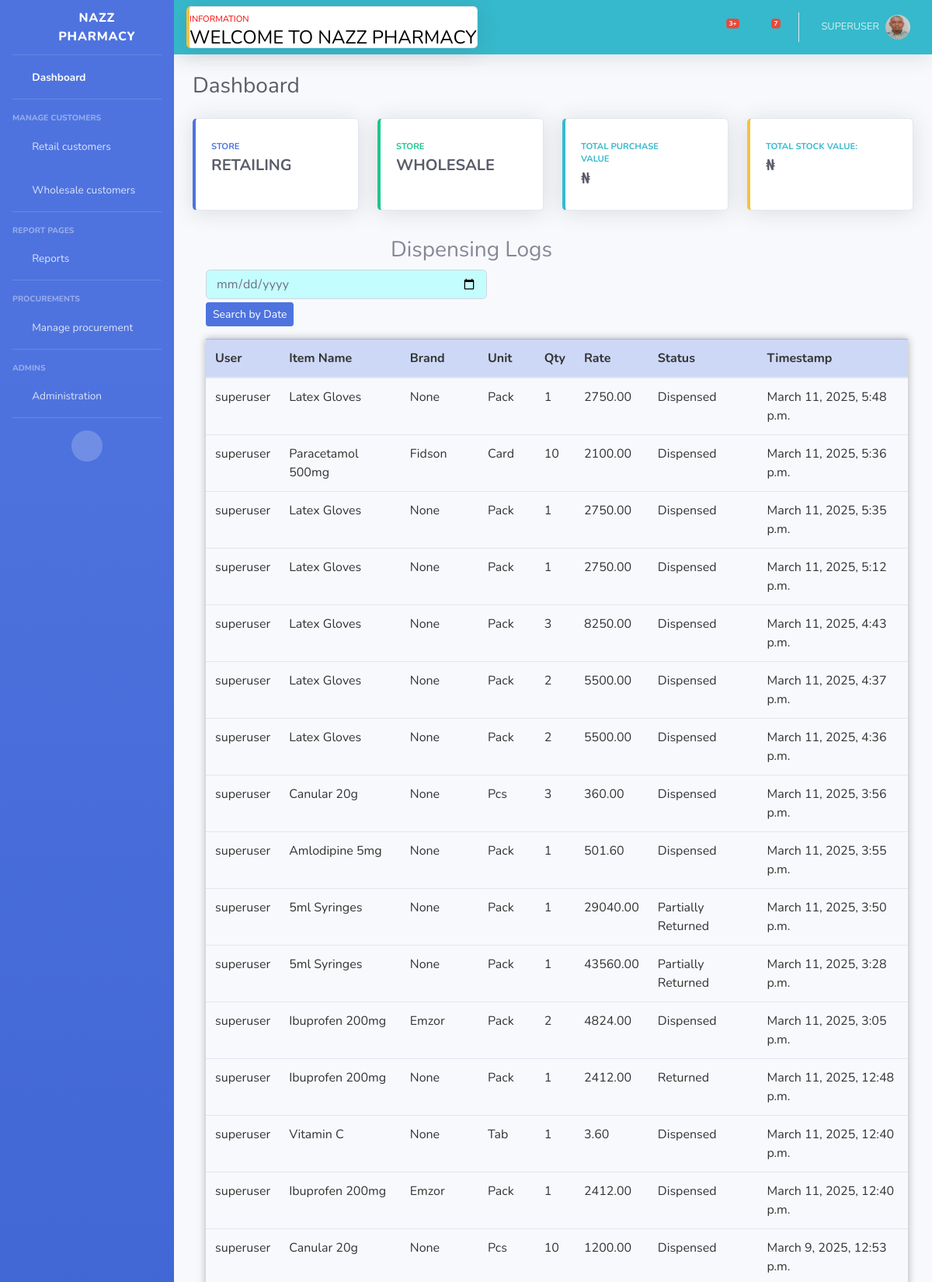
The page /dispensing_log/ (signed in, upper part) on the database its author committed.
### userauth/models.py (models this page shows, shortened)
class User(AbstractUser):
    username = models.CharField(max_length=200, null=True, blank=True)
    mobile = models.CharField(max_length=20, unique=True)
    USERNAME_FIELD = 'mobile'
    REQUIRED_FIELDS = ['username']

class Profile(models.Model):
    user = models.OneToOneField(User, on_delete=models.CASCADE)
    image = models.ImageField(upload_to='uploads/images/', blank=True, null=True)
    full_name = models.CharField(max_length=200, blank=True, null=True)
    user_type = models.CharField(max_length=200, choices=USER_TYPE, blank=True, null=True)

### store/models.py (models this page shows, shortened)
class DispensingLog(models.Model):
    user = models.ForeignKey(User, on_delete=models.CASCADE)
    name = models.CharField(max_length=100)
    dosage_form = models.ForeignKey(Formulation, on_delete=models.CASCADE, blank=True, null=True)
    brand = models.CharField(max_length=100, blank=True, null=True)
    unit = models.CharField(max_length=10, choices=UNIT, null=True, blank=True)
    quantity = models.PositiveIntegerField(default=0)
    amount = models.DecimalField(max_digits=10, decimal_places=2, default=0)
    status = models.CharField(max_length=20, choices=STATUS_CHOICES, default='Dispensed')
    created_at = models.DateTimeField(default=datetime.now)

### store/views.py (the view)
# urls.py: path('dispensing_log/', views.dispensing_log, name='dispensing_log'),
@login_required
def dispensing_log(request):
    if request.user.is_authenticated:
        logs = DispensingLog.objects.all().order_by('-created_at')
        if date_filter := request.GET.get('date'):
            selected_date = parse_date(date_filter)
            if selected_date:
                logs = logs.filter(created_at__date=selected_date)
                return render(request, 'partials/partials_dispensing_log.html', {'logs': logs})
        if status_filter := request.GET.get('status'):
            logs = logs.filter(status=status_filter)
            return render(request, 'partials/partials_dispensing_log.html', {'logs': logs})
        return render(request, 'store/dispensing_log.html', {'logs': logs})
    else:
        return redirect('store:index')

### templates/store/dispensing_log.html (shortened to what this page needs)
{% extends "partials/base.html" %}
{% block content %}
<div class="col-12 offset-md-2 table-responsive" id="main">
    <h3 class="col-md-8 offset-md-3">Dispensing Logs</h3>
    <form method="GET" action="" hx-get="{% url 'store:dispensing_log' %}" hx-target="#logsTable" hx-swap="outerHTML">
        <input type="date" name="date" id="searchDate" class="form-control" value="{{ request.GET.date|default:'' }}"
            style="background-color: rgb(196, 253, 253); width: 40%;">
        <input type="submit" class="btn btn-primary btn-sm mb-3 mt-1" value="Search by Date">
    </form>
    <table class="table table-hover" style="box-shadow: 0 0 10px rgba(0, 0, 0, 0.3);">
        <thead class="table-primary">
            <tr>
                <th scope="col">User</th>
                <th scope="col">Item Name</th>
                <th scope="col">Brand</th>
                <th scope="col">Unit</th>
                <th scope="col">Qty</th>
                <th scope="col">Rate</th>
                <th scope="col">Status</th>
                <th scope="col">Timestamp</th>
            </tr>
        </thead>
        <tbody id="logsTable">
            {% for log in logs %}
            <tr>
                <td>{{ log.user.get_full_name|default:log.user.username }}</td>
                <td>{{ log.name|title }}</td>
                <td>{{ log.brand|title }}</td>
                <td>{{ log.unit }}</td>
                <td>{{ log.quantity }}</td>
                <td>{{ log.amount }}</td>
                <td>{{ log.get_status_display }}</td>
                <td>{{ log.created_at }}</td>
            </tr>
            {% endfor %}
        </tbody>
    </table>
</div>
{% endblock %}

### templates/partials/base.html (shortened to what this page needs)
{% load static %}
{% load humanize %}
<!DOCTYPE html>
<html lang="en">
<head>
    <link href="{% static 'vendor/fontawesome-free/css/all.min.css' %}" rel="stylesheet" type="text/css">
    <link href="{% static 'css/sb-admin-2.min.css' %}" rel="stylesheet">
</head>
<body id="page-top">
    <div id="wrapper">
        <ul class="navbar-nav bg-gradient-primary sidebar sidebar-dark accordion" id="accordionSidebar">
            <a class="sidebar-brand d-flex align-items-center justify-content-center"
                href="{% url 'store:dashboard' %}">
                <div class="sidebar-brand-icon rotate-n-15">
                    <i class="fas fa-prescription"></i>
                </div>
                <div class="sidebar-brand-text mx-3">NAZZ PHARMACY</div>
            </a>
            <hr class="sidebar-divider my-0">
            <li class="nav-item active">
                <a class="nav-link" href="{% url 'store:dashboard' %}">
                    <i class="fas fa-fw fa-tachometer-alt"></i>
                    <span>Dashboard</span></a>
            </li>
            <hr class="sidebar-divider">
            <div class="sidebar-heading">
                manage customers
            </div>
            <li class="nav-item">
                <a class="nav-link collapsed" href="#" data-toggle="collapse" data-target="#collapseRetail"
                    aria-expanded="true" aria-controls="collapseRetail">
                    <i class="fas fa-fw fa-users"></i>
                    <span>Retail customers</span>
                </a>
            </li>
            <li class="nav-item">
                <a class="nav-link collapsed" href="#" data-toggle="collapse" data-target="#collapseWholesale"
                    aria-expanded="true" aria-controls="collapseWholesale">
                    <i class="fas fa-fw fa-users"></i>
                    <span>Wholesale customers</span>
                </a>
            </li>
            <hr class="sidebar-divider">
            <div class="sidebar-heading">
                Report Pages
            </div>
            <li class="nav-item">
                <a class="nav-link collapsed" href="#" data-toggle="collapse" data-target="#collapseReport"
                    aria-expanded="true" aria-controls="collapseReport">
                    <i class="fas fa-fw fa-chart-line"></i>
                    <span>Reports</span>
                </a>
            </li>
            <hr class="sidebar-divider">
            <div class="sidebar-heading">
                Procurements
            </div>
            <li class="nav-item">
                <a class="nav-link collapsed" href="#" data-toggle="collapse" data-target="#collapsePages"
                    aria-expanded="true" aria-controls="collapsePages">
                    <i class="fas fa-fw fa-truck"></i>
                    <span>Manage procurement</span>
                </a>
            </li>
            <hr class="sidebar-divider">
            <div class="sidebar-heading">
                Admins
            </div>
            <li class="nav-item ">
                <a class="nav-link collapsed" href="#" data-toggle="collapse" data-target="#collapseAdmin"
                    aria-expanded="true" aria-controls="collapseReport">
                    <i class="fas fa-fw fa-user-cog"></i>
                    <span>Administration</span>
                </a>
            </li>
            <hr class="sidebar-divider d-none d-md-block">
            <div class="text-center d-none d-md-inline">
                <button class="rounded-circle border-0 lg" id="sidebarToggle"></button>
            </div>
        </ul>
        <div id="content-wrapper" class="d-flex flex-column">
            <div id="content">
                <nav class="navbar navbar-expand navbar-dark bg-info topbar mb-4 static-top shadow">
                    <div class="card border-left-warning shadow h-100 py-2">
                        <div class="card-head text-xs" style="color: red;">INFORMATION
                            <marquee behavior="" direction="">
                                <h4 style="color: black">WELCOME TO NAZZ PHARMACY</h4>
                            </marquee>
                        </div>
                    </div>
                    <ul class="navbar-nav ml-auto">
                        <li class="nav-item dropdown no-arrow mx-1">
                            <a class="nav-link dropdown-toggle" href="#" id="alertsDropdown" role="button"
                                data-toggle="dropdown" aria-haspopup="true" aria-expanded="false">
                                <i class="fas fa-bell fa-fw"></i>
                                <span class="badge badge-danger badge-counter">3+</span>
                            </a>
                        </li>
                        <li class="nav-item dropdown no-arrow mx-1">
                            <a class="nav-link dropdown-toggle" href="#" id="messagesDropdown" role="button"
                                data-toggle="dropdown" aria-haspopup="true" aria-expanded="false">
                                <i class="fas fa-envelope fa-fw"></i>
                                <span class="badge badge-danger badge-counter">7</span>
                            </a>
                        </li>
                        {% if user.is_authenticated %}
                        <li class="nav-item dropdown no-arrow">
                            <a class="nav-link dropdown-toggle" href="#" id="userDropdown" role="button"
                                data-toggle="dropdown" aria-haspopup="true" aria-expanded="false">
                                <span class="mr-2 d-none d-lg-inline text-white-600 small">
                                    {{ user.username|upper }}</span>
                                <img class="img-profile rounded-circle"
                                    src="{% if user.profile.image %}{{ user.profile.image.url }}{% else %}{% static 'img/undraw_profile.svg' %}{% endif %}">
                            </a>
                        </li>
                        {% else %}
                        <a href="{% url 'store:index' %}" class="btn btn-outline-light btn-sm my-3"
                            style="font-weight: bolder;">Login</a>
                        {% endif %}
                    </ul>
                </nav>
                <div class="container-fluid">
                    <div class="d-sm-flex align-items-center justify-content-between mb-4">
                        <h1 class="h3 mb-0 text-gray-800">Dashboard</h1>
                    </div>
                    <div class="row">
                        <a href="{% url 'store:store' %}" class="col-xl-3 col-md-6 mb-4 nazz"
                            style="text-decoration: none;">
                            <div class="card border-left-primary shadow h-100 py-2">
                                <div class="card-body">
                                    <div class="row no-gutters align-items-center">
                                        <div class="col mr-2">
                                            <div class="text-xs font-weight-bold text-primary text-uppercase mb-1">
                                                STORE</div>
                                            <div class="h5 mb-0 font-weight-bold text-gray-800">RETAILING</div>
                                        </div>
                                        <div class="col-auto">
                                            <i class="fas fa-store fa-2x text-gray-300"></i>
                                        </div>
                                    </div>
                                </div>
                            </div>
                        </a>
                        <a href="{% url 'wholesale:wholesales' %}" class="col-xl-3 col-md-6 mb-4 nazz"
                            style="text-decoration: none;">
                            <div class="card border-left-success shadow h-100 py-2">
                                <div class="card-body">
                                    <div class="row no-gutters align-items-center">
                                        <div class="col mr-2">
                                            <div class="text-xs font-weight-bold text-success text-uppercase mb-1">
                                                STORE</div>
                                            <div class="h5 mb-0 font-weight-bold text-gray-800">WHOLESALE</div>
                                        </div>
                                        <div class="col-auto">
                                            <i class="fas fa-store fa-2x text-gray-300"></i>
                                        </div>
                                    </div>
                                </div>
                            </div>
                        </a>
                        <div class="col-xl-3 col-md-6 mb-4">
                            <div class="card border-left-info shadow h-100 py-2">
                                <div class="card-body">
                                    <div class="row no-gutters align-items-center">
                                        <div class="col mr-2">
                                            <div class="text-xs font-weight-bold text-info text-uppercase mb-1">TOTAL
                                                PURCHASE VALUE
                                            </div>
                                            <div class="row no-gutters align-items-center">
                                                <div class="col-auto">
                                                    <div class="h5 mb-0 mr-3 font-weight-bold text-gray-800">
                                                        {% if request.user.is_superuser or is_staff %}
                                                        ₦{{total_purchase_value|intcomma}}
                                                        {% endif %}
                                                    </div>
                                                </div>
                                            </div>
                                        </div>
                                        <div class="col-auto">
                                            <i class="fas fa-dollar-sign fa-2x text-gray-300"></i>
                                        </div>
                                    </div>
                                </div>
                            </div>
                        </div>
                        <div class="col-xl-3 col-md-6 mb-4">
                            <div class="card border-left-warning shadow h-100 py-2">
                                <div class="card-body">
                                    <div class="row no-gutters align-items-center">
                                        <div class="col mr-2">
                                            <div class="text-xs font-weight-bold text-info text-uppercase mb-1">
                                                TOTAL STOCK VALUE:</div>
                                            <div class="h5 mb-0 font-weight-bold text-gray-800">₦{{total_stock_value|intcomma}}
                                            </div>
                                        </div>
                                        <div class="col-auto">
                                            <i class="fas fa-dollar-sign fa-2x text-gray-300"></i>
                                        </div>
                                    </div>
                                </div>
                            </div>
                        </div>
                    </div>
                    <div class="row">
                        <div class="col-12">
                            {% block content %}{% endblock content %}
                        </div>
                    </div>
                </div>
            </div>
        </div>
    </div>
</body>
</html>

### templates/store/dispensing_log.html (style rules this page uses)
.table { color: #333; }
#main { margin-top: 10px; margin-left: 5px; }

### rows shown on the page
User: username "SUPERUSER", image (picture)
DispensingLog: user.get_full_name "superuser", name "Latex Gloves", brand "None", unit "Pack", quantity "1", amount "2750.00", status "Dispensed", created_at "March 11, 2025, 5:48 p.m."
DispensingLog: user.get_full_name "superuser", name "Paracetamol 500mg", brand "Fidson", unit "Card", quantity "10", amount "2100.00", status "Dispensed", created_at "March 11, 2025, 5:36 p.m."
DispensingLog: user.get_full_name "superuser", name "Latex Gloves", brand "None", unit "Pack", quantity "1", amount "2750.00", status "Dispensed", created_at "March 11, 2025, 5:35 p.m."
DispensingLog: user.get_full_name "superuser", name "Latex Gloves", brand "None", unit "Pack", quantity "1", amount "2750.00", status "Dispensed", created_at "March 11, 2025, 5:12 p.m."
DispensingLog: user.get_full_name "superuser", name "Latex Gloves", brand "None", unit "Pack", quantity "3", amount "8250.00", status "Dispensed", created_at "March 11, 2025, 4:43 p.m."
DispensingLog: user.get_full_name "superuser", name "Latex Gloves", brand "None", unit "Pack", quantity "2", amount "5500.00", status "Dispensed", created_at "March 11, 2025, 4:37 p.m."
DispensingLog: user.get_full_name "superuser", name "Latex Gloves", brand "None", unit "Pack", quantity "2", amount "5500.00", status "Dispensed", created_at "March 11, 2025, 4:36 p.m."
DispensingLog: user.get_full_name "superuser", name "Canular 20g", brand "None", unit "Pcs", quantity "3", amount "360.00", status "Dispensed", created_at "March 11, 2025, 3:56 p.m."
DispensingLog: user.get_full_name "superuser", name "Amlodipine 5mg", brand "None", unit "Pack", quantity "1", amount "501.60", status "Dispensed", created_at "March 11, 2025, 3:55 p.m."
DispensingLog: user.get_full_name "superuser", name "5ml Syringes", brand "None", unit "Pack", quantity "1", amount "29040.00", status "Partially Returned", created_at "March 11, 2025, 3:50 p.m."
DispensingLog: user.get_full_name "superuser", name "5ml Syringes", brand "None", unit "Pack", quantity "1", amount "43560.00", status "Partially Returned", created_at "March 11, 2025, 3:28 p.m."
DispensingLog: user.get_full_name "superuser", name "Ibuprofen 200mg", brand "Emzor", unit "Pack", quantity "2", amount "4824.00", status "Dispensed", created_at "March 11, 2025, 3:05 p.m."
DispensingLog: user.get_full_name "superuser", name "Ibuprofen 200mg", brand "None", unit "Pack", quantity "1", amount "2412.00", status "Returned", created_at "March 11, 2025, 12:48 p.m."
DispensingLog: user.get_full_name "superuser", name "Vitamin C", brand "None", unit "Tab", quantity "1", amount "3.60", status "Dispensed", created_at "March 11, 2025, 12:40 p.m."
DispensingLog: user.get_full_name "superuser", name "Ibuprofen 200mg", brand "Emzor", unit "Pack", quantity "1", amount "2412.00", status "Dispensed", created_at "March 11, 2025, 12:40 p.m."
DispensingLog: user.get_full_name "superuser", name "Canular 20g", brand "None", unit "Pcs", quantity "10", amount "1200.00", status "Dispensed", created_at "March 9, 2025, 12:53 p.m."
